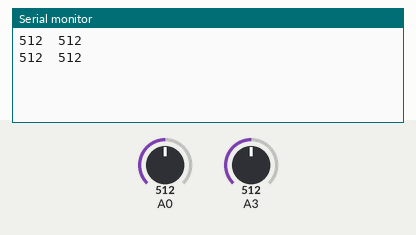
A sketch run on a simulated Arduino Uno, built with avr-gcc and run on an emulated ATmega328P. On the bench: the last lines printed to the serial monitor. The inputs (shaded band) are chosen by the test bench; at power-on: A0 = 512, A3 = 512.

Above: at 1.8 s.
1.9 s: A0 set to 716
At 2.8 s:
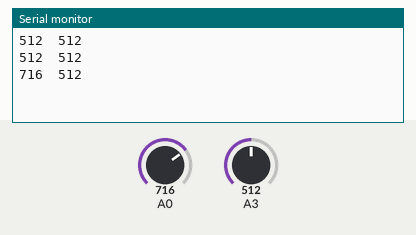
3.4 s: A3 set to 716
At 4.6 s:
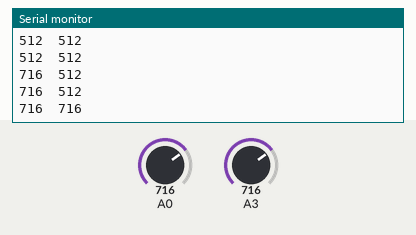
4.9 s: A0 set to 900
At 5.4 s:
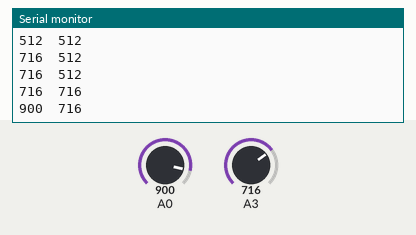
6.4 s: A3 set to 900
At 7.8 s:
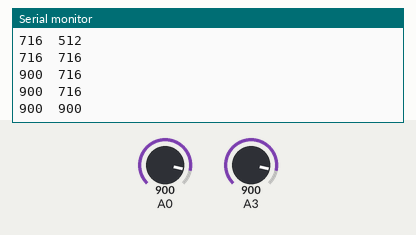
Timing chart, 0 to 8.9 s (numbered marks = the images above; inputs shaded):
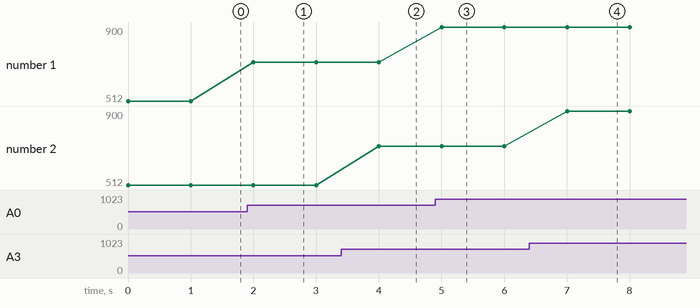

The sketch:

AnalogReadSerial.ino
```cpp
int p = 0, r = 0;

void setup()
{
  // initialize serial communication at 9600 bits per second:
  Serial.begin(9600);

}

// the loop routine runs over and over again forever:
void loop()
{

  // read the input on analog pin 0:
  int p = analogRead(A0);
  int r = analogRead(A3);

  Serial.print(p);
  Serial.print('\t');
  Serial.print(r);
 // Serial.println('r');
  Serial.print('\n');
  delay(1000);

  // delay in between reads for stability
}
```

Measured:
- after the input at 1.9 s, the serial monitor: prints a new line after 0.10 s (image 1)
- after the input at 3.4 s, the serial monitor: prints a new line after 0.60 s (image 2)
- after the input at 4.9 s, the serial monitor: prints a new line after 0.10 s (image 3)
- after the input at 6.4 s, the serial monitor: prints a new line after 0.60 s (image 4)
- plotted number 1: 512 → 716 after the input at 1.9 s, 716 → 900 after the input at 4.9 s
